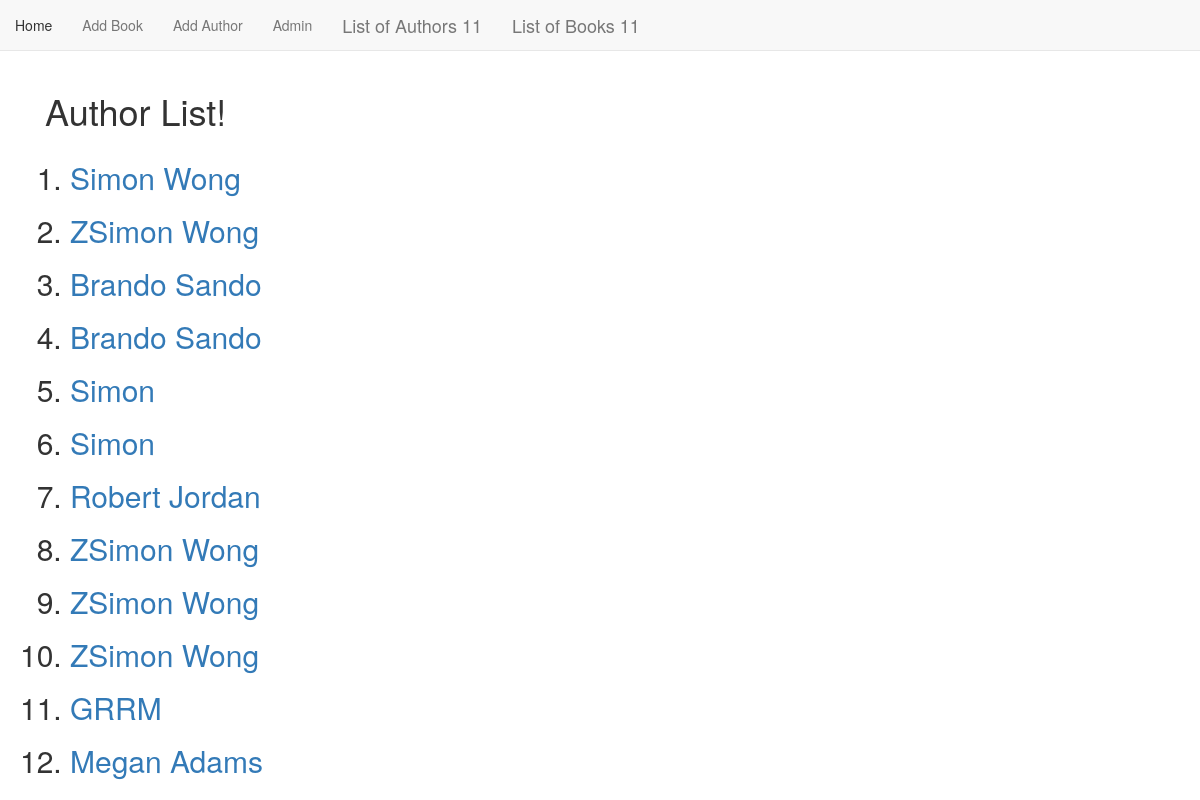
Before: /book_app/author_list/ with the older database file.
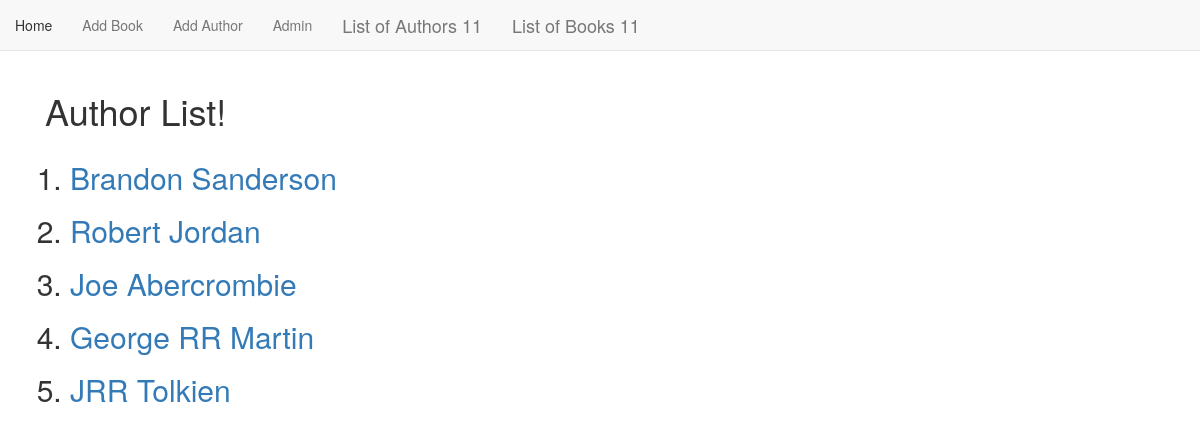
After: the same page with the newer database file.
### book_app/models.py (models this page shows, shortened)
class Author(models.Model):
    name = models.CharField(max_length=50)
    age = models.IntegerField(null=True)

### book_app/views.py (the view)
# urls.py: path('author_list/', views.AuthorListView.as_view(), name='author_list'),
class AuthorListView(ListView):
    context_object_name = 'authors'
    model = models.Author
    template_name = 'authors/author_list.html'

### book_app/templates/book_app/author_list.html
{% extends "book_app/book_app_base.html" %}
{% block body_block %}
<div class="container">
    <h1>Author List!</h1>
</div>
<ol>
    {% for author in authors %}
    <h2>
        <li><a href="{% url 'simon:home' %}">{{author.name}}</a></li>
    </h2>
    {% endfor %}
</ol>
{% endblock %}

Changed rows visible on the page:
removed Author: name "Simon Wong"
removed Author: name "ZSimon Wong"
removed Author: name "Brando Sando"
removed Author: name "Brando Sando"
removed Author: name "Simon"
removed Author: name "Simon"
removed Author: name "ZSimon Wong"
removed Author: name "ZSimon Wong"
removed Author: name "ZSimon Wong"
removed Author: name "GRRM"
removed Author: name "Megan Adams"
added Author: name "Brandon Sanderson"
added Author: name "Joe Abercrombie"
added Author: name "George RR Martin"
added Author: name "JRR Tolkien"
